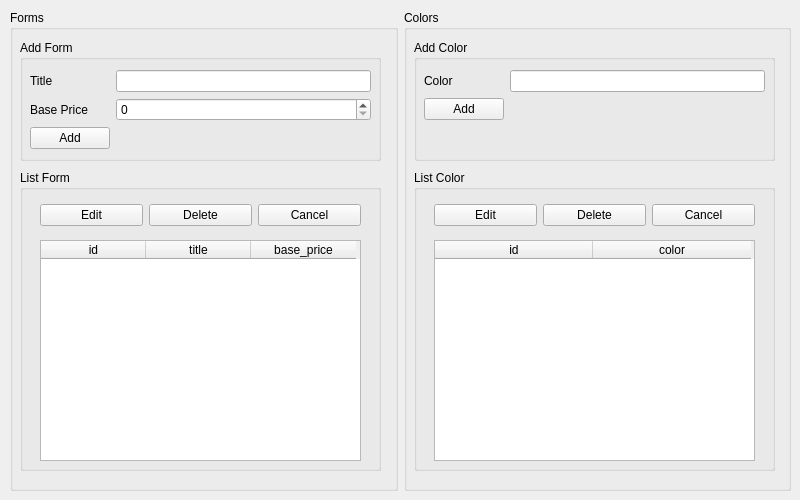
<?xml version="1.0" encoding="UTF-8"?>
<ui version="4.0">
 <class>Form</class>
 <widget class="QWidget" name="Form">
  <property name="geometry">
   <rect>
    <x>0</x>
    <y>0</y>
    <width>800</width>
    <height>500</height>
   </rect>
  </property>
  <property name="windowTitle">
   <string>Form</string>
  </property>
  <widget class="QWidget" name="horizontalLayoutWidget">
   <property name="geometry">
    <rect>
     <x>10</x>
     <y>10</y>
     <width>781</width>
     <height>481</height>
    </rect>
   </property>
   <layout class="QHBoxLayout" name="horizontalLayout">
    <item>
     <widget class="QGroupBox" name="groupBox">
      <property name="title">
       <string>Forms</string>
      </property>
      <widget class="QGroupBox" name="groupBox_3">
       <property name="geometry">
        <rect>
         <x>10</x>
         <y>30</y>
         <width>361</width>
         <height>121</height>
        </rect>
       </property>
       <property name="title">
        <string>Add Form</string>
       </property>
       <widget class="QWidget" name="formLayoutWidget">
        <property name="geometry">
         <rect>
          <x>10</x>
          <y>30</y>
          <width>341</width>
          <height>84</height>
         </rect>
        </property>
        <layout class="QFormLayout" name="formLayout">
         <item row="0" column="0">
          <widget class="QLabel" name="label">
           <property name="text">
            <string>Title</string>
           </property>
          </widget>
         </item>
         <item row="0" column="1">
          <widget class="QLineEdit" name="title_input">
           <property name="maxLength">
            <number>100</number>
           </property>
          </widget>
         </item>
         <item row="1" column="0">
          <widget class="QLabel" name="label_2">
           <property name="text">
            <string>Base Price</string>
           </property>
          </widget>
         </item>
         <item row="2" column="0">
          <widget class="QPushButton" name="add_form_btn">
           <property name="text">
            <string>Add</string>
           </property>
          </widget>
         </item>
         <item row="1" column="1">
          <widget class="QSpinBox" name="base_price_input">
           <property name="prefix">
            <string/>
           </property>
           <property name="maximum">
            <number>9999999</number>
           </property>
          </widget>
         </item>
        </layout>
       </widget>
      </widget>
      <widget class="QGroupBox" name="groupBox_4">
       <property name="geometry">
        <rect>
         <x>10</x>
         <y>160</y>
         <width>361</width>
         <height>301</height>
        </rect>
       </property>
       <property name="title">
        <string>List Form</string>
       </property>
       <widget class="QTableWidget" name="form_table">
        <property name="geometry">
         <rect>
          <x>20</x>
          <y>70</y>
          <width>321</width>
          <height>221</height>
         </rect>
        </property>
        <property name="editTriggers">
         <set>QAbstractItemView::NoEditTriggers</set>
        </property>
        <property name="sortingEnabled">
         <bool>false</bool>
        </property>
        <attribute name="horizontalHeaderDefaultSectionSize">
         <number>105</number>
        </attribute>
        <column>
         <property name="text">
          <string>id</string>
         </property>
        </column>
        <column>
         <property name="text">
          <string>title</string>
         </property>
        </column>
        <column>
         <property name="text">
          <string>base_price</string>
         </property>
        </column>
       </widget>
       <widget class="QWidget" name="horizontalLayoutWidget_2">
        <property name="geometry">
         <rect>
          <x>20</x>
          <y>30</y>
          <width>321</width>
          <height>31</height>
         </rect>
        </property>
        <layout class="QHBoxLayout" name="horizontalLayout_2">
         <item>
          <widget class="QPushButton" name="edit_form_btn">
           <property name="text">
            <string>Edit</string>
           </property>
          </widget>
         </item>
         <item>
          <widget class="QPushButton" name="delete_form_btn">
           <property name="text">
            <string>Delete</string>
           </property>
          </widget>
         </item>
         <item>
          <widget class="QPushButton" name="cancel_form_btn">
           <property name="text">
            <string>Cancel</string>
           </property>
          </widget>
         </item>
        </layout>
       </widget>
      </widget>
     </widget>
    </item>
    <item>
     <widget class="QGroupBox" name="groupBox_2">
      <property name="title">
       <string>Colors</string>
      </property>
      <widget class="QGroupBox" name="groupBox_5">
       <property name="geometry">
        <rect>
         <x>10</x>
         <y>30</y>
         <width>361</width>
         <height>121</height>
        </rect>
       </property>
       <property name="title">
        <string>Add Color</string>
       </property>
       <widget class="QWidget" name="formLayoutWidget_2">
        <property name="geometry">
         <rect>
          <x>10</x>
          <y>30</y>
          <width>341</width>
          <height>84</height>
         </rect>
        </property>
        <layout class="QFormLayout" name="formLayout_2">
         <item row="0" column="0">
          <widget class="QLabel" name="label_3">
           <property name="text">
            <string>Color</string>
           </property>
          </widget>
         </item>
         <item row="0" column="1">
          <widget class="QLineEdit" name="color_input">
           <property name="maxLength">
            <number>100</number>
           </property>
          </widget>
         </item>
         <item row="1" column="0">
          <widget class="QPushButton" name="add_color_btn">
           <property name="text">
            <string>Add</string>
           </property>
          </widget>
         </item>
        </layout>
       </widget>
      </widget>
      <widget class="QGroupBox" name="groupBox_6">
       <property name="geometry">
        <rect>
         <x>10</x>
         <y>160</y>
         <width>361</width>
         <height>301</height>
        </rect>
       </property>
       <property name="title">
        <string>List Color</string>
       </property>
       <widget class="QTableWidget" name="color_table">
        <property name="geometry">
         <rect>
          <x>20</x>
          <y>70</y>
          <width>321</width>
          <height>221</height>
         </rect>
        </property>
        <property name="editTriggers">
         <set>QAbstractItemView::NoEditTriggers</set>
        </property>
        <attribute name="horizontalHeaderDefaultSectionSize">
         <number>158</number>
        </attribute>
        <column>
         <property name="text">
          <string>id</string>
         </property>
        </column>
        <column>
         <property name="text">
          <string>color</string>
         </property>
        </column>
       </widget>
       <widget class="QWidget" name="horizontalLayoutWidget_3">
        <property name="geometry">
         <rect>
          <x>20</x>
          <y>30</y>
          <width>321</width>
          <height>31</height>
         </rect>
        </property>
        <layout class="QHBoxLayout" name="horizontalLayout_3">
         <item>
          <widget class="QPushButton" name="edit_color_btn">
           <property name="text">
            <string>Edit</string>
           </property>
          </widget>
         </item>
         <item>
          <widget class="QPushButton" name="delete_color_btn">
           <property name="text">
            <string>Delete</string>
           </property>
          </widget>
         </item>
         <item>
          <widget class="QPushButton" name="cancel_color_btn">
           <property name="text">
            <string>Cancel</string>
           </property>
          </widget>
         </item>
        </layout>
       </widget>
      </widget>
     </widget>
    </item>
   </layout>
  </widget>
 </widget>
 <resources/>
 <connections/>
</ui>
